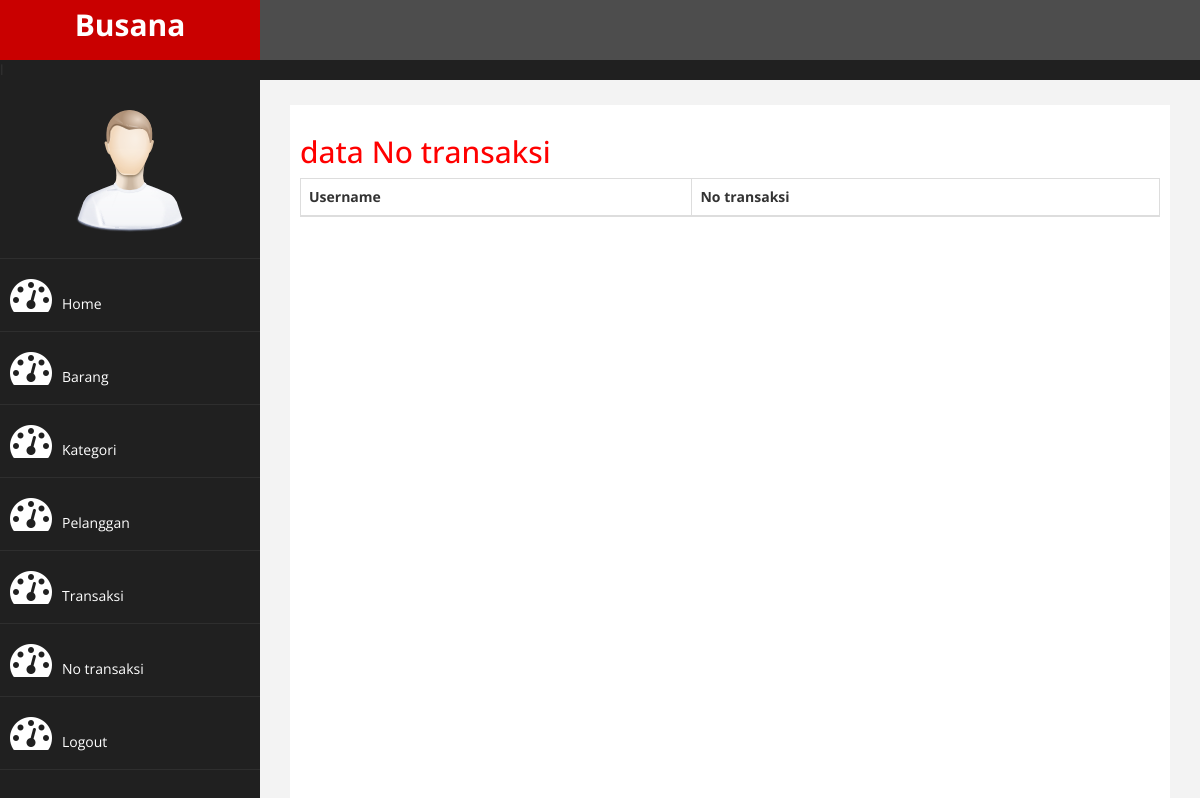
Page /Interface/index.php?halaman=notransaksi on the earlier database version.
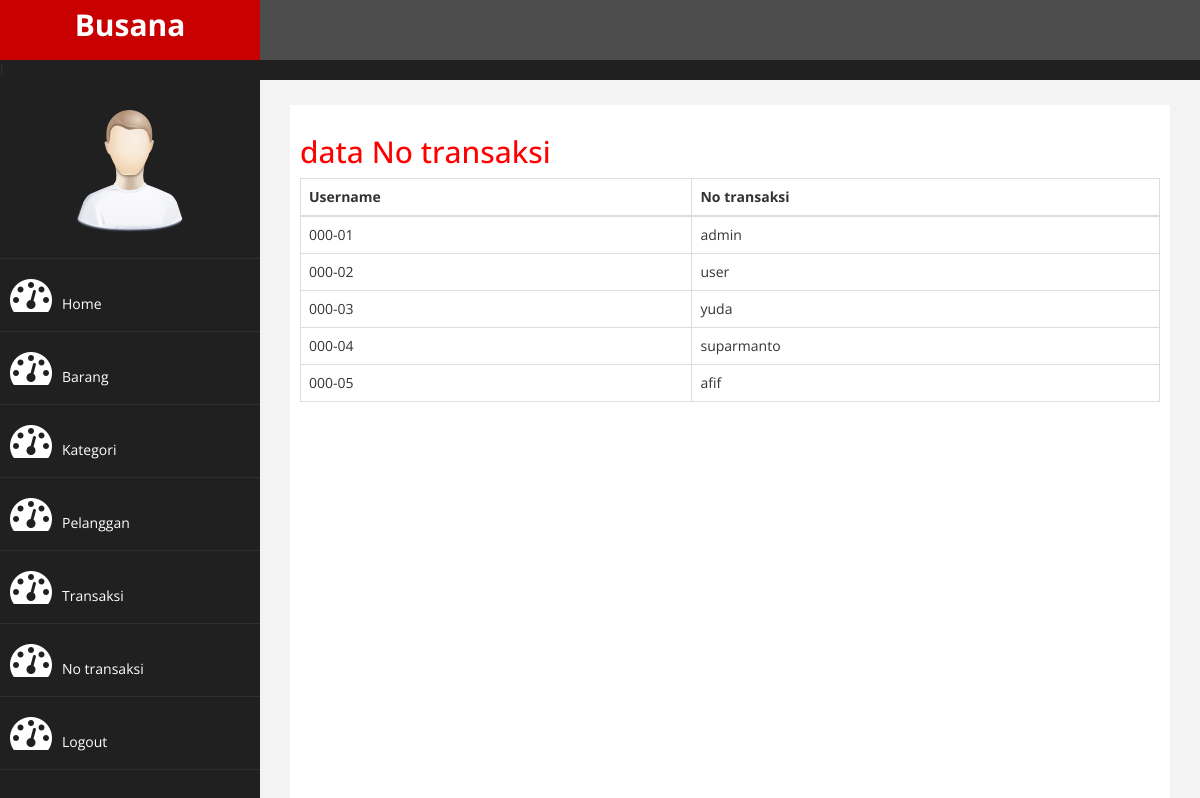
Same page on the later database version.
### tables this page shows
CREATE TABLE `data_notransaksi` (
  `Notransaksi` varchar(25) NOT NULL,
  `Username` varchar(20) NOT NULL
);

### Interface/data_notransaksi.php (the view)
<h2> data No transaksi </h2>
<table class="table table-bordered">
	<thead>
		<tr>
			<th>Username</th>
			<th>No transaksi</th>
		</tr>
	</thead>
	<tbody>
		<?php $ambil=$koneksi->query("SELECT * FROM data_notransaksi"); ?>
		<?php while($pecah = $ambil->fetch_assoc()){ ?>
		<tr>
			<td><?php echo $pecah['Notransaksi']; ?></td>
			<td><?php echo $pecah['Username']; ?></td>
		<?php } ?>
	</tbody>
</table>

Differences in the rows shown:
added data_notransaksi: Notransaksi "000-01", Username "admin"
added data_notransaksi: Notransaksi "000-02", Username "user"
added data_notransaksi: Notransaksi "000-03", Username "yuda"
added data_notransaksi: Notransaksi "000-04", Username "suparmanto"
added data_notransaksi: Notransaksi "000-05", Username "afif"
